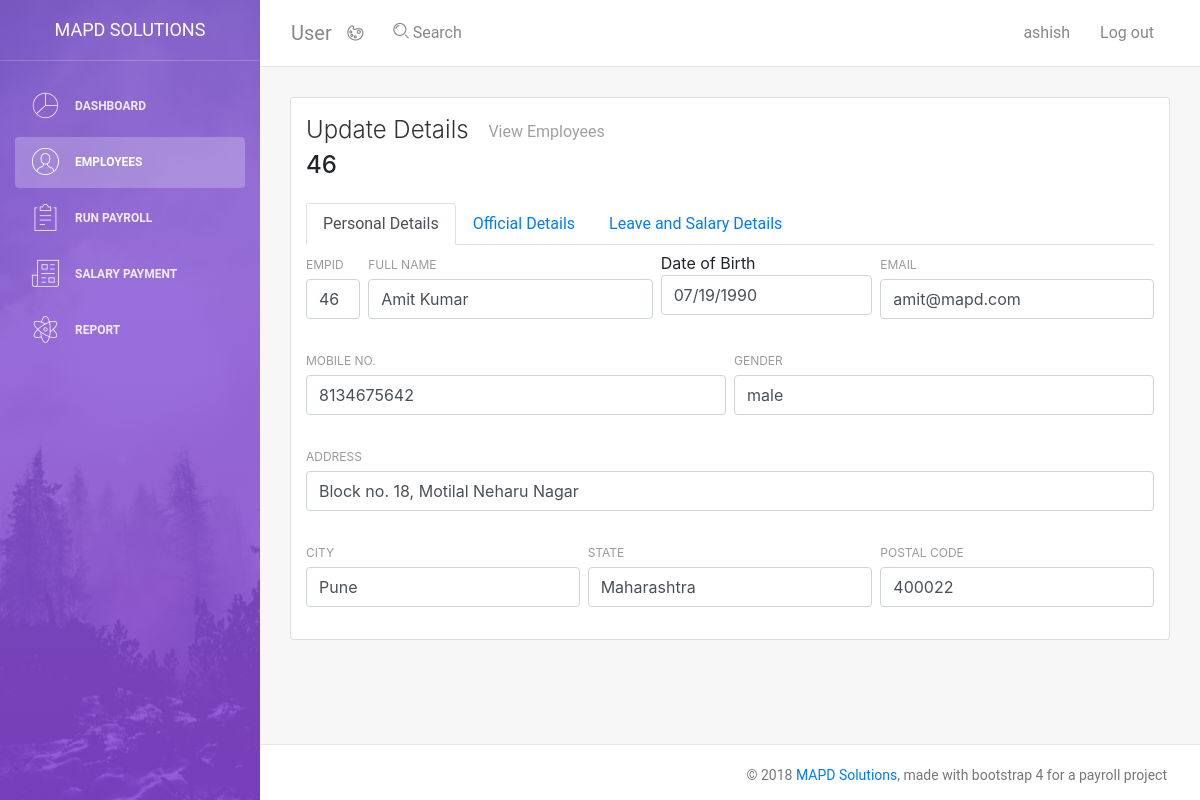
The app's page /edit_employee.php?id=46 (signed in) with its own data.
### tables this page shows
CREATE TABLE IF NOT EXISTS `employees` (
  `empid` int(11) NOT NULL AUTO_INCREMENT,
  `full_name` varchar(100) NOT NULL,
  `dob` varchar(12) NOT NULL,
  `email` varchar(30) NOT NULL,
  `mobile_no` varchar(15) NOT NULL,
  `gender` varchar(7) NOT NULL,
  `address` varchar(100) NOT NULL,
  `city` varchar(15) NOT NULL,
  `state` varchar(15) NOT NULL,
  `postal` varchar(50) NOT NULL,
  `admin_user` int(11) NOT NULL,
  `doj` varchar(12) NOT NULL,
  `acc_no` varchar(16) NOT NULL,
  `department` varchar(30) NOT NULL,
  `designation` varchar(20) NOT NULL,
  `leaves_alloted` int(2) NOT NULL,
  `ctc` int(11) NOT NULL,
  `basic` double(12,2) DEFAULT NULL,
  `hr` float NOT NULL,
  `pf` float NOT NULL,
  `medical` float NOT NULL,
  `travel` float NOT NULL,
  PRIMARY KEY (`empid`),
  KEY `FK_products_1` (`admin_user`)
);

### edit_employee.php (the view, shortened to what this page needs)
<?php
include 'config.php';
?>
<?php
$id = $_GET['id'];
$sql = "SELECT * FROM employees WHERE empid = $id";
$res = mysqli_query($link, $sql);
if (mysqli_num_rows($res) > 0) {
while($ret = mysqli_fetch_assoc($res)) {
    $emid = $ret['empid'];
    $fullname = $ret['full_name'];
	$dob = $ret['dob'];
	$email = $ret['email'];
    $mob_no = $ret['mobile_no'];
	$gender = $ret['gender'];
	$address = $ret['address'];
    $city = $ret['city'];
	$state = $ret['state'];
	$postal = $ret['postal'];
    }
}
?>
<!DOCTYPE html>
<html lang="en">
<head>
    <link rel="stylesheet" href="https://maxcdn.bootstrapcdn.com/font-awesome/latest/css/font-awesome.min.css" />
    <link href="assets/css/bootstrap.min.css" rel="stylesheet" />
    <link href="assets/css/light-bootstrap-dashboard.css?v=2.0.1" rel="stylesheet" />
    <link href="assets/css/demo.css" rel="stylesheet" />
    <link rel="stylesheet" href="https://maxcdn.bootstrapcdn.com/bootstrap/4.0.0/css/bootstrap.min.css">
    <link href="https://cdn.jsdelivr.net/npm/gijgo@1.9.4/combined/css/gijgo.min.css" rel="stylesheet" type="text/css" />
</head>
<body>
    <div class="wrapper">
        <div class="sidebar" data-image="assets/img/sidebar-5.jpg">
            <div class="sidebar-wrapper">
                <div class="logo">
                    <a href="#" class="simple-text">
                        MAPD SOLUTIONS
                    </a>
                </div>
                <ul class="nav">
                    <li>
                        <a class="nav-link" href="dashboard.php">
                            <i class="nc-icon nc-chart-pie-35"></i>
                            <p>Dashboard</p>
                        </a>
                    </li>
                    <li class="nav-item active">
                        <a class="nav-link" href="./employee.php">
                            <i class="nc-icon nc-circle-09"></i>
                            <p>Employees</p>
                        </a>
                    </li>
                    <li>
                        <a class="nav-link" href="./run_payroll.php">
                            <i class="nc-icon nc-notes"></i>
                            <p>Run Payroll</p>
                        </a>
                    </li>
                    <li>
                        <a class="nav-link" href="./salary_payment.php">
                            <i class="nc-icon nc-paper-2"></i>
                            <p>Salary Payment</p>
                        </a>
                    </li>
                    <li>
                        <a class="nav-link" href="./report.php">
                            <i class="nc-icon nc-atom"></i>
                            <p>Report</p>
                        </a>
                    </li>
                </ul>
            </div>
        </div>
        <div class="main-panel">
            <nav class="navbar navbar-expand-lg " color-on-scroll="500">
                <div class=" container-fluid  ">
                    <a class="navbar-brand" href="#pablo"> User </a>
                    <div class="collapse navbar-collapse justify-content-end" id="navigation">
                        <ul class="nav navbar-nav mr-auto">
                            <li class="nav-item">
                                <a href="#" class="nav-link" data-toggle="dropdown">
                                    <i class="nc-icon nc-palette"></i>
                                </a>
                            </li>
                            <li class="nav-item">
                                <a href="#" class="nav-link">
                                    <i class="nc-icon nc-zoom-split"></i>
                                    <span class="d-lg-block">&nbsp;Search</span>
                                </a>
                            </li>
                        </ul>
                        <ul class="navbar-nav ml-auto">
                            <li class="nav-item">
                                <a class="nav-link" href="#pablo">
                                    <span class="no-icon"><?php echo htmlspecialchars($_SESSION['username']); ?></span>
                                </a>
                            </li>
                            <li class="nav-item">
                                <a class="nav-link" href="logout.php">
                                    <span class="no-icon">Log out</span>
                                </a>
                            </li>
                        </ul>
                    </div>
                </div>
            </nav>
            <div class="content">
                <div class="container-fluid">
                    <div class="row">
                        <div class="col-md-12">
                            <div class="card">
                                <div class="card-header">
                                    <h4 class="card-title">Update Details <a href="employee.php"><button type="button" class="btn">View Employees</button></a></h4><h4><?php echo $id;?></h4>
                                </div>
                                <div class="card-body">
                                    <ul class="nav nav-tabs" id="myTab" role="tablist">
                                        <li class="nav-item">
                                            <a class="nav-link active" id="home-tab" data-toggle="tab" href="#personal" role="tab" aria-controls="home" aria-selected="true">Personal Details</a>
                                        </li>
                                        <li class="nav-item">
                                            <a class="nav-link" id="profile-tab" data-toggle="tab" href="#official" role="tab" aria-controls="profile" aria-selected="false">Official Details</a>
                                        </li>
                                        <li class="nav-item">
                                            <a class="nav-link" id="contact-tab" data-toggle="tab" href="#salary" role="tab" aria-controls="contact" aria-selected="PF and ESI">Leave and Salary Details</a>
                                        </li>
                                    </ul>
                                    <div class="tab-content" id="myTabContent">
                                <div class="tab-pane fade show active" id="personal" role="tabpanel" aria-labelledby="home-tab">
                                    <form action="edit_employee.php" method="post">
                                        <div class="row">
                                            <div class="col-md-1 pr-1">
                                                <div class="form-group">
                                                    <label>EmpId</label>
                                                    <input type="text" class="form-control" name="emid" value="<?php echo $emid; ?>">
                                                </div>
                                            </div>
                                            <div class="col-md-4 px-1">
                                                <div class="form-group">
                                                    <label>Full Name</label>
                                                    <input type="text" class="form-control" placeholder="Full Name" name="fullname" value="<?php echo $fullname; ?>">
                                                </div>
                                            </div>
                                            <div class="col-md-3 px-1">
                                                <div class="form-group">
                                                    <labe>Date of Birth</label>
                                                    <input type="text" id="datepickerp" class="form-control" placeholder="Date of Birth" name="dob" value="<?php echo $dob; ?>">
                                                </div>
                                            </div>
                                            <div class="col-md-4 pl-1">
                                                <div class="form-group">
                                                    <label for="exampleInputEmail1">Email</label>
                                                    <input type="email" class="form-control" placeholder="Email" name="email" value="<?php echo $email; ?>">
                                                </div>
                                            </div>
                                        </div>
                                        <div class="row">
                                            <div class="col-md-6 pr-1">
                                                <div class="form-group">
                                                    <label>Mobile No.</label>
                                                    <input type="text" class="form-control" placeholder="Mabile No." name="mob_no" value="<?php echo $mob_no; ?>">
                                                </div>
                                            </div>
                                            <div class="col-md-6 pl-1">
                                                <div class="form-group">
                                                    <label>Gender</label>
                                                    <input type="text" class="form-control" placeholder="Gender" name="gender" value="<?php echo $gender; ?>">
                                                </div>
                                            </div>
                                        </div>
                                        <div class="row">
                                            <div class="col-md-12">
                                                <div class="form-group">
                                                    <label>Address</label>
                                                    <input type="text" class="form-control" placeholder="Flat/Block/Street/Area" name="address" value="<?php echo $address; ?>">
                                                </div>
                                            </div>
                                        </div>
                                        <div class="row">
                                            <div class="col-md-4 pr-1">
                                                <div class="form-group">
                                                    <label>City</label>
                                                    <input type="text" class="form-control" placeholder="City" name="city" value="<?php echo $city; ?>">
                                                </div>
                                            </div>
                                            <div class="col-md-4 px-1">
                                                <div class="form-group">
                                                    <label>State</label>
                                                    <input type="text" class="form-control" placeholder="State" name="state" value="<?php echo $state; ?>">
                                                </div>
                                            </div>
                                            <div class="col-md-4 pl-1">
                                                <div class="form-group">
                                                    <label>Postal Code</label>
                                                    <input type="number" class="form-control" placeholder="ZIP Code" name="postal" value="<?php echo $postal; ?>">
                                                </div>
                                            </div>
                                        </div>
                                    </div>
                                    </div>
                                </div>
                            </div>
                        </div>
                    </div>
                </div>
            </div>
            <footer class="footer">
                <div class="container">
                    <nav>
                        <p class="copyright text-center">
                            ©
                            <a href="#">MAPD Solutions</a>, made with bootstrap 4 for a payroll project
                        </p>
                    </nav>
                </div>
            </footer>
        </div>
    </div>
</body>
</html>

### records on screen
employees: emid "46", fullname "Amit Kumar", dob "07/19/1990", email "amit@mapd.com", mob_no "8134675642", gender "male", address "Block no. 18, Motilal Neharu Nagar", city "Pune", state "Maharashtra", postal "400022"

### other values on screen
$_SESSION['username'] "ashish"
$id "46"
